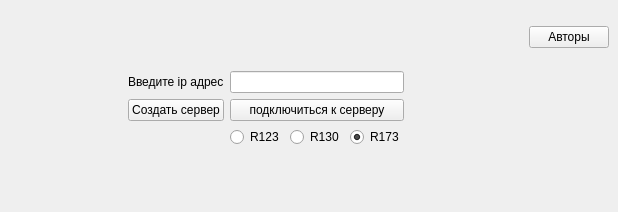
<?xml version="1.0" encoding="UTF-8"?>
<ui version="4.0">
 <class>MainMenu</class>
 <widget class="QMainWindow" name="MainMenu">
  <property name="geometry">
   <rect>
    <x>0</x>
    <y>0</y>
    <width>618</width>
    <height>212</height>
   </rect>
  </property>
  <property name="windowTitle">
   <string>Настройка сети</string>
  </property>
  <property name="windowIcon">
   <iconset resource="r173.qrc">
    <normaloff>:/res/icon.png</normaloff>:/res/icon.png</iconset>
  </property>
  <widget class="QWidget" name="centralwidget">
   <layout class="QGridLayout" name="gridLayout">
    <item row="2" column="1">
     <widget class="QPushButton" name="createServer">
      <property name="focusPolicy">
       <enum>Qt::NoFocus</enum>
      </property>
      <property name="text">
       <string>Создать сервер</string>
      </property>
     </widget>
    </item>
    <item row="3" column="2">
     <layout class="QHBoxLayout" name="horizontalLayout">
      <item>
       <widget class="QRadioButton" name="R123_select">
        <property name="text">
         <string>R123</string>
        </property>
       </widget>
      </item>
      <item>
       <widget class="QRadioButton" name="R130_select">
        <property name="text">
         <string>R130</string>
        </property>
       </widget>
      </item>
      <item>
       <widget class="QRadioButton" name="R173_select">
        <property name="text">
         <string>R173</string>
        </property>
        <property name="checked">
         <bool>true</bool>
        </property>
       </widget>
      </item>
     </layout>
    </item>
    <item row="2" column="2">
     <widget class="QPushButton" name="launchServer">
      <property name="focusPolicy">
       <enum>Qt::NoFocus</enum>
      </property>
      <property name="text">
       <string>подключиться к серверу</string>
      </property>
     </widget>
    </item>
    <item row="1" column="2">
     <widget class="QLineEdit" name="ipEdit">
      <property name="focusPolicy">
       <enum>Qt::StrongFocus</enum>
      </property>
     </widget>
    </item>
    <item row="1" column="1">
     <widget class="QLabel" name="label">
      <property name="text">
       <string>Введите ip адрес</string>
      </property>
     </widget>
    </item>
    <item row="0" column="4">
     <widget class="QPushButton" name="pushButton">
      <property name="focusPolicy">
       <enum>Qt::NoFocus</enum>
      </property>
      <property name="text">
       <string>Авторы</string>
      </property>
     </widget>
    </item>
    <item row="2" column="0">
     <spacer name="horizontalSpacer">
      <property name="orientation">
       <enum>Qt::Horizontal</enum>
      </property>
      <property name="sizeHint" stdset="0">
       <size>
        <width>40</width>
        <height>20</height>
       </size>
      </property>
     </spacer>
    </item>
    <item row="0" column="1">
     <spacer name="verticalSpacer">
      <property name="orientation">
       <enum>Qt::Vertical</enum>
      </property>
      <property name="sizeHint" stdset="0">
       <size>
        <width>20</width>
        <height>40</height>
       </size>
      </property>
     </spacer>
    </item>
    <item row="4" column="1">
     <spacer name="verticalSpacer_2">
      <property name="orientation">
       <enum>Qt::Vertical</enum>
      </property>
      <property name="sizeHint" stdset="0">
       <size>
        <width>20</width>
        <height>40</height>
       </size>
      </property>
     </spacer>
    </item>
    <item row="0" column="3">
     <spacer name="horizontalSpacer_3">
      <property name="orientation">
       <enum>Qt::Horizontal</enum>
      </property>
      <property name="sizeHint" stdset="0">
       <size>
        <width>40</width>
        <height>20</height>
       </size>
      </property>
     </spacer>
    </item>
    <item row="2" column="3">
     <spacer name="horizontalSpacer_2">
      <property name="orientation">
       <enum>Qt::Horizontal</enum>
      </property>
      <property name="sizeHint" stdset="0">
       <size>
        <width>40</width>
        <height>20</height>
       </size>
      </property>
     </spacer>
    </item>
   </layout>
  </widget>
 </widget>
 <resources>
  <include location="r173.qrc"/>
 </resources>
 <connections/>
</ui>
